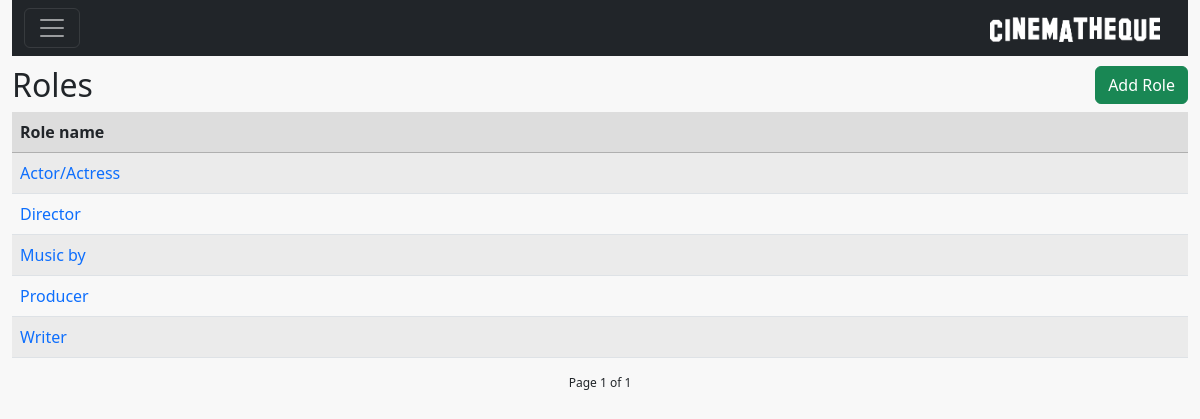
Screenshot of /rolelist (signed in) with the database file from the repository.
### core/models.py (models this page shows, shortened)
class Base(models.Model):
    DateTimeOfInsert = models.DateTimeField(auto_now_add=True,auto_now=False)
    DateTimeOfLastUpdate = models.DateTimeField(auto_now=True)
    InsertUser = models.ForeignKey( settings.AUTH_USER_MODEL, null=True, blank=True,
                                    on_delete=models.CASCADE, related_name='+' )
    LastUpdateUser = models.ForeignKey( settings.AUTH_USER_MODEL, null=True, blank=True,
                                         on_delete=models.CASCADE, related_name='+' )
    class Meta:
        abstract = True

class Role(Base):
    NameEN = models.CharField(max_length=30)
    NamePT_BR = models.CharField(max_length=30)

### core/views.py (the view)
# urls.py: re_path(r'rolelist', roleList, name='core_role_list'),
@login_required
def roleList(request):
    roles = Role.objects.all().order_by('NameEN')
    paginator = Paginator(roles, list_page_count )
    page_number = request.GET.get("page")
    page_obj = paginator.get_page(page_number)
    data = {'userProfile': UserProfile.objects.get(User=request.user),
            'class': Role,
            'page_obj': page_obj }
    return render(request, 'core/rolelist.html', data )

### core/models.py (called while the page is built)
    def __str__(self):
        return self.User.username

    def is_superuser(self):
        return self.User.is_superuser

### templatetags/filter.py (called while the page is built)
@register.filter
def get_class_name(value):
    if f'{value._meta.verbose_name}'.capitalize() != f'{value.__class__.__name__}'.capitalize() :
        str = f'{value._meta.verbose_name}'
    else:
        str = f'{value.__class__.__name__}'.capitalize()
    return str

@register.filter
def get_class_plural_name(value):
    if f'{value._meta.verbose_name_plural}'.capitalize() != f'{value.__class__.__name__}'.capitalize() + 's':
        str = f'{value._meta.verbose_name_plural}'
    else:
        str = value.__class__.__name__ + 's'
    return str

### core/templates/core/rolelist.html
{% extends 'baselist.html' %}
{% load filter %}
{% block insertButton %}
    <a href="{% url 'core_role_insert' %}" class="btn btn-success">Add {{class|get_class_name}}</a>
{% endblock %}
{% block list %}
     <div class="col">
         <table class="table table-striped">
             <thead class="bgheadlist">
               <tr>
                 <th scope="col">Role name</th>
               </tr>
             </thead>
             <tbody>
             {% for role in page_obj %}
               <tr>
                 <td><a href="{% url 'core_role_update' role.id %}">{{role.NameEN}}</a></td>
               </tr>
               {% endfor%}
             </tbody>
         </table>
    </div>
{% endblock %}

### static/style.css (style rules this page uses)
a { text-decoration: none; }
.bgheadlist { background-color: #dddddd!important; border-bottom: 2px; border-color: #afafaf; }

### rows the page displays
Role: NameEN "Actor/Actress"
Role: NameEN "Director"
Role: NameEN "Music by"
Role: NameEN "Producer"
Role: NameEN "Writer"

### other values shown
{{ class|get_class_plural_name }} "Roles"
{{ class|get_class_name }} "Role"
{{ page_obj.number }} "1"
{{ page_obj.paginator.num_pages }} "1"
